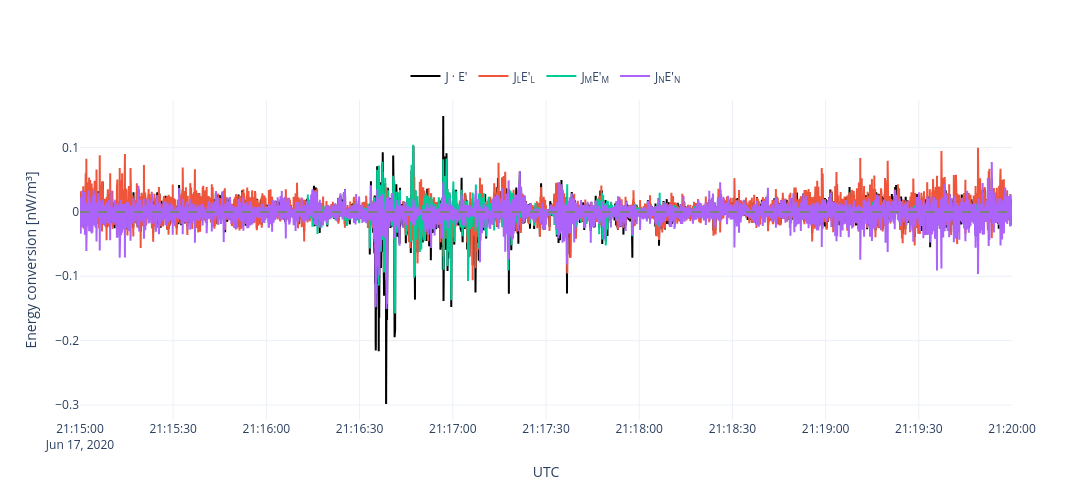

Notebook source saved alongside this figure:
### Code cell
fig = go.Figure()


# Total De
fig.add_trace(
    go.Scatter(
        x=De_df.index,
        y=De_df["De"],
        mode="lines",
        name="J · E'",
        line=dict(
            color="black",
            width=2
        )
    )
)


# L contribution
fig.add_trace(
    go.Scatter(
        x=De_df.index,
        y=De_df["De_L"],
        mode="lines",
        name="J<sub>L</sub>E′<sub>L</sub>"
    )
)


# M contribution
fig.add_trace(
    go.Scatter(
        x=De_df.index,
        y=De_df["De_M"],
        mode="lines",
        name="J<sub>M</sub>E′<sub>M</sub>"
    )
)


# N contribution
fig.add_trace(
    go.Scatter(
        x=De_df.index,
        y=De_df["De_N"],
        mode="lines",
        name="J<sub>N</sub>E′<sub>N</sub>"
    )
)


fig.add_hline(
    y=0,
    line_dash="dash",
    line_color="gray"
)


fig.update_layout(
    template="plotly_white",

    width=1100,
    height=500,

    xaxis_title="UTC",

    yaxis_title="Energy conversion [nW/m³]",

    legend=dict(
        orientation="h",
        x=0.5,
        xanchor="center",
        y=1.12
    )
)


fig.show()

### Figure 1 — Plotly figure (JSON) as saved in the notebook; plotly's stock layout.template omitted (floating-point values rounded to 4 significant figures; data arrays with more than 128 entries replaced by an {"elided": "..."} marker saying what was removed)
{"data": [{"line": {"color": "black", "width": 2}, "mode": "lines", "name": "J · E'", "type": "scatter", "x": {"elided": "10000 str values"}, "y": {"elided": "10000 float values"}}, {"mode": "lines", "name": "J<sub>L</sub>E′<sub>L</sub>", "type": "scatter", "x": {"elided": "10000 str values"}, "y": {"elided": "10000 float values"}}, {"mode": "lines", "name": "J<sub>M</sub>E′<sub>M</sub>", "type": "scatter", "x": {"elided": "10000 str values"}, "y": {"elided": "10000 float values"}}, {"mode": "lines", "name": "J<sub>N</sub>E′<sub>N</sub>", "type": "scatter", "x": {"elided": "10000 str values"}, "y": {"elided": "10000 float values"}}], "layout": {"height": 500, "legend": {"orientation": "h", "x": 0.5, "xanchor": "center", "y": 1.12}, "shapes": [{"line": {"color": "gray", "dash": "dash"}, "type": "line", "x0": 0, "x1": 1, "xref": "x domain", "y0": 0, "y1": 0, "yref": "y"}], "width": 1100, "xaxis": {"title": {"text": "UTC"}}, "yaxis": {"title": {"text": "Energy conversion [nW/m³]"}}}}
